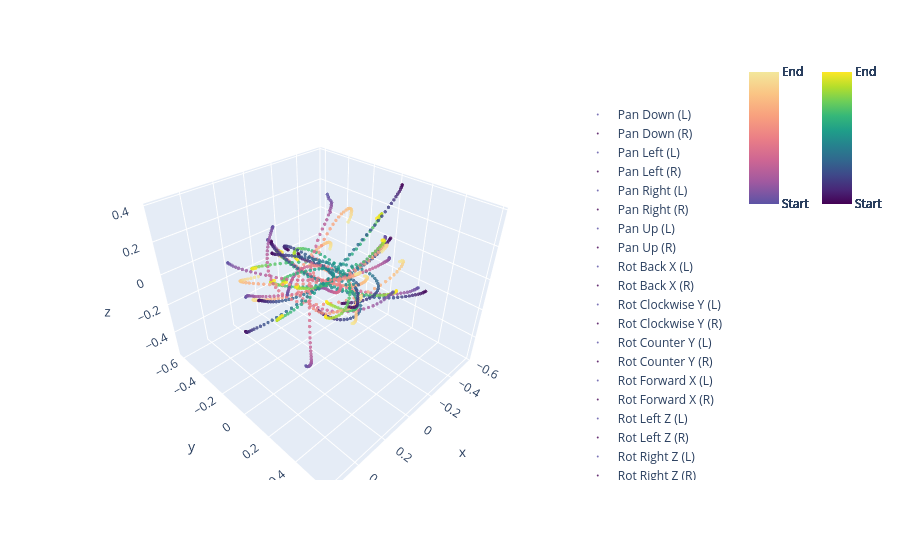
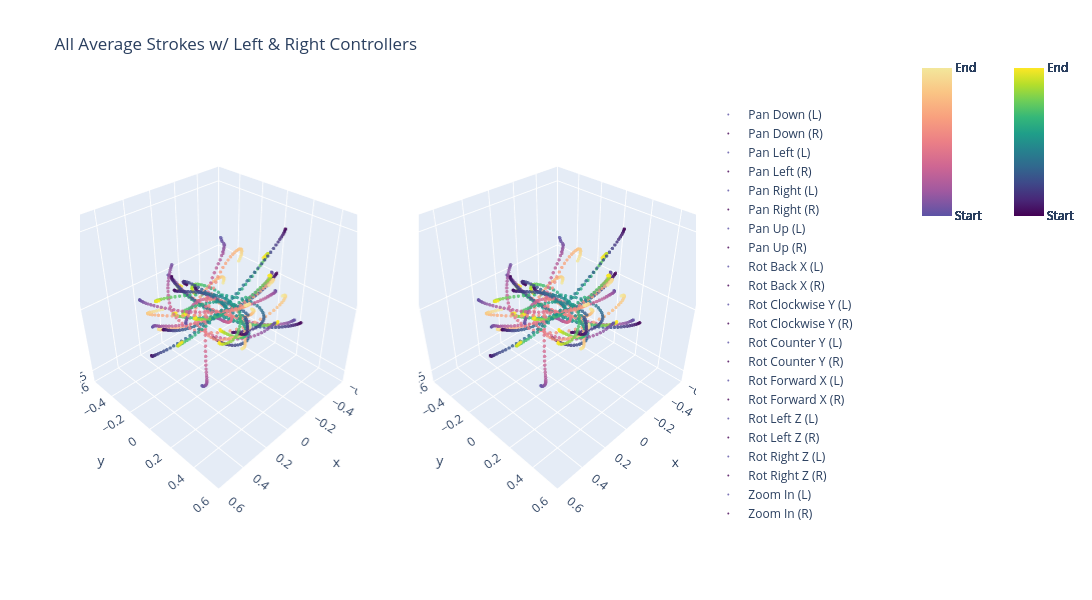

The notebook cell these images were saved under, in order:
### Markdown cell above
### Overview #15
Plot all average strokes in one graph. Two strokes (left & right controller) each per gesture. Outputs an html file with two of the same graphs side by side for better comparison.

### Code cell
from plotly.subplots import make_subplots
import plotly.graph_objects as go

# Create a subplot with 1 row and 2 columns
fig_matrix = make_subplots(rows=1, cols=2, specs=[[{'type': 'scene'}, {'type': 'scene'}]], horizontal_spacing=0.1)
new_fig = go.Figure()

for avg_stroke_key, avg_stroke_value in dict_of_avg_strokes.items():
    if avg_stroke_key.endswith("(L)"):
        plot_markers2(new_fig, avg_stroke_value, 'sunset_r', avg_stroke_key, 1.35, .9)
    else:
        plot_markers2(new_fig, avg_stroke_value, 'viridis', avg_stroke_key, 1.5, .9)

new_fig.show()


# Add traces from each figure to the subplot
for trace in new_fig.data:
    fig_matrix.add_trace(trace, row=1, col=1)
    trace.showlegend = True
for trace in new_fig.data:
    trace_copy = trace  # Create a copy of the trace for the second plot
    trace_copy.showlegend = True
    trace_copy.name += " 2"  # Append "2" to the trace name for the second subplot
    fig_matrix.add_trace(trace_copy, row=1, col=2)

fig_matrix.update_layout(
    title="All Average Strokes w/ Left & Right Controllers",
    height=600, width=1300,
    scene=dict(
        xaxis=dict(range=[-.6, .6]),
        yaxis=dict(range=[-.6, .6]),
        zaxis=dict(range=[-.6, .6]),
        aspectmode='cube',           # Allows manual control of aspect ratios
    ),
    scene2=dict(
        xaxis=dict(range=[-.6, .6]),
        yaxis=dict(range=[-.6, .6]),
        zaxis=dict(range=[-.6, .6]),
        aspectmode='cube',           # Allows manual control of aspect ratios
    ),
)

fig_matrix.update_scenes(
    dict(
        camera=dict(
            eye=dict(x=1.5, y=1.5, z=1.5)  # Camera distance from the plot
        )
    ),
    row=1, col=1
)
fig_matrix.update_scenes(
    dict(
        camera=dict(
            eye=dict(x=1.5, y=1.5, z=1.5)  # Camera distance from the plot
        )
    ),
    row=1, col=2
)

output_path = os.path.join(base_path, 'all_avg_gestures_vis.html')
if not os.path.exists(output_path):
    pio.write_html(fig_matrix, file=output_path, auto_open=False)
